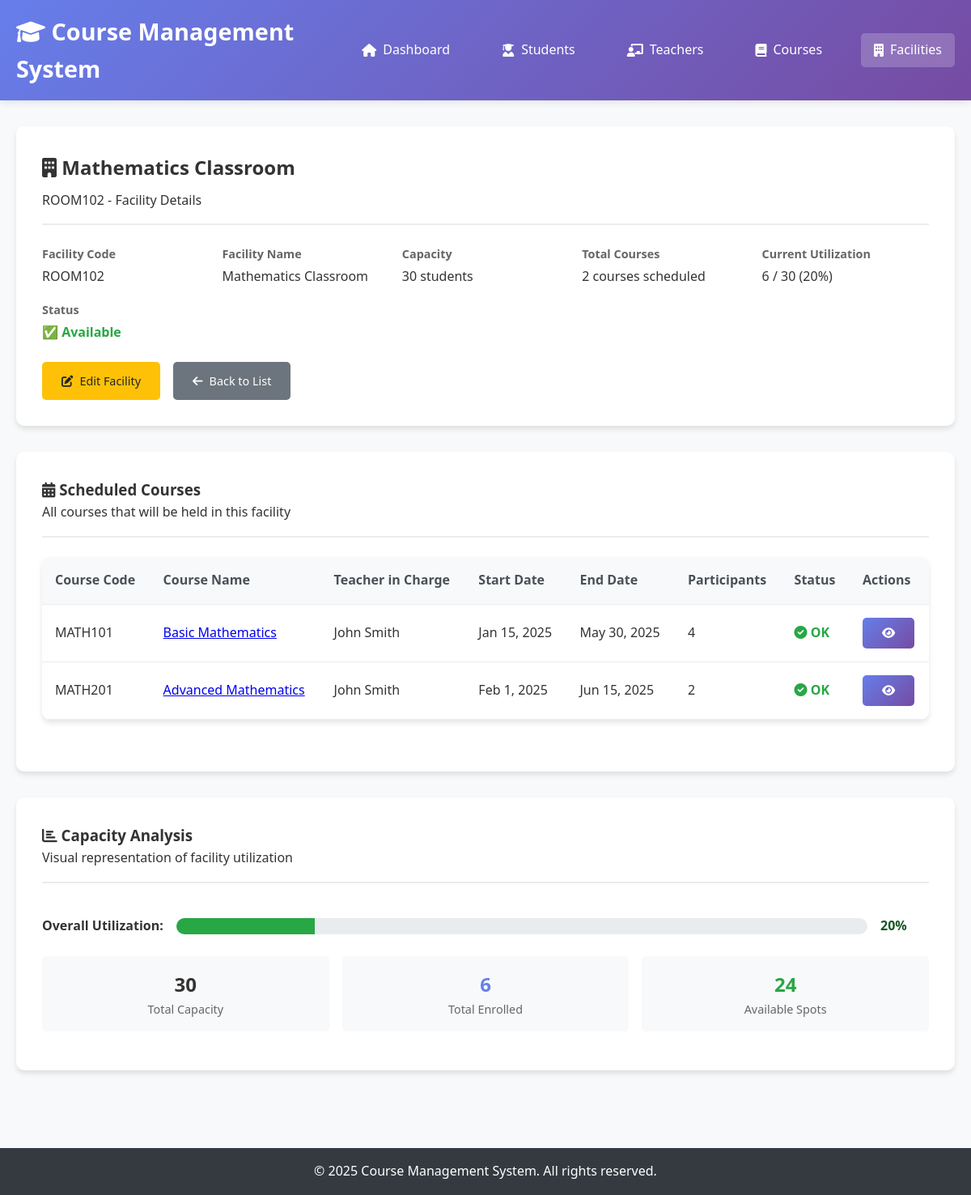
The app's page /facilities/view.php?id=ROOM102 with its own data.
### tables this page shows
CREATE TABLE facilities (
    emblem VARCHAR(20) PRIMARY KEY,
    name VARCHAR(100) NOT NULL,
    capacity INT NOT NULL
);

CREATE TABLE courses (
    emblem VARCHAR(20) PRIMARY KEY,
    name VARCHAR(100) NOT NULL,
    description TEXT,
    start_day DATE NOT NULL,
    rest_of_day DATE NOT NULL,
    teacher_id INT,
    facility_id VARCHAR(20),
    FOREIGN KEY (teacher_id) REFERENCES teachers(identification_number) ON DELETE SET NULL,
    FOREIGN KEY (facility_id) REFERENCES facilities(emblem) ON DELETE SET NULL
);

### config/database.php (called while the page is built, shortened)
<?php
function executeQuery($pdo, $sql, $params = []) {
    try {
        $stmt = $pdo->prepare($sql);
        $stmt->execute($params);
        return $stmt;
    } catch(PDOException $e) {
        throw new Exception("Query failed: " . $e->getMessage());
    }
}
function getRecordById($pdo, $table, $idColumn, $id) {
    $stmt = executeQuery($pdo, "SELECT * FROM $table WHERE $idColumn = ?", [$id]);
    return $stmt->fetch();
}
?>

### facilities/view.php (the view, shortened to what this page needs)
<?php
require_once '../config/database.php';
$facility_id = $_GET['id'] ?? null;
try {
    $facility = getRecordById($pdo, 'facilities', 'emblem', $facility_id);
    $sql = "SELECT c.emblem, c.name, c.start_day, c.rest_of_day,
                   CONCAT(t.first_name, ' ', t.surname) as teacher_name,
                   COUNT(cl.student_id) as participant_count
            FROM courses c
            LEFT JOIN teachers t ON c.teacher_id = t.identification_number
            LEFT JOIN course_logins cl ON c.emblem = cl.course_id
            WHERE c.facility_id = ?
            GROUP BY c.emblem
            ORDER BY c.start_day";
    $stmt = executeQuery($pdo, $sql, [$facility_id]);
    $scheduledCourses = $stmt->fetchAll();
} catch(Exception $e) {
    $error = "Error loading facility details: " . $e->getMessage();
}
?>
<!DOCTYPE html>
<html lang="en">
<head>
    <link rel="stylesheet" href="../css/style.css">
    <link href="https://cdnjs.cloudflare.com/ajax/libs/font-awesome/6.0.0/css/all.min.css" rel="stylesheet">
</head>
<body>
    <header>
        <nav class="navbar">
            <div class="nav-container">
                <h1><i class="fas fa-graduation-cap"></i> Course Management System</h1>
                <ul class="nav-menu">
                    <li><a href="../index.php"><i class="fas fa-home"></i> Dashboard</a></li>
                    <li><a href="../students/index.php"><i class="fas fa-user-graduate"></i> Students</a></li>
                    <li><a href="../teachers/index.php"><i class="fas fa-chalkboard-teacher"></i> Teachers</a></li>
                    <li><a href="../courses/index.php"><i class="fas fa-book"></i> Courses</a></li>
                    <li><a href="index.php" class="active"><i class="fas fa-building"></i> Facilities</a></li>
                </ul>
            </div>
        </nav>
    </header>
    <main class="main-content">
        <div class="container">
            <?php if (isset($facility)): ?>
                <div class="detail-card">
                    <div class="detail-header">
                        <h2><i class="fas fa-building"></i> <?= htmlspecialchars($facility['name']) ?></h2>
                        <p><?= htmlspecialchars($facility['emblem']) ?> - Facility Details</p>
                    </div>
                    <div class="detail-info">
                        <div class="info-item">
                            <span class="info-label">Facility Code</span>
                            <span class="info-value"><?= htmlspecialchars($facility['emblem']) ?></span>
                        </div>
                        <div class="info-item">
                            <span class="info-label">Facility Name</span>
                            <span class="info-value"><?= htmlspecialchars($facility['name']) ?></span>
                        </div>
                        <div class="info-item">
                            <span class="info-label">Capacity</span>
                            <span class="info-value"><?= htmlspecialchars($facility['capacity']) ?> students</span>
                        </div>
                        <div class="info-item">
                            <span class="info-label">Total Courses</span>
                            <span class="info-value"><?= count($scheduledCourses) ?> courses scheduled</span>
                        </div>
                        <div class="info-item">
                            <span class="info-label">Current Utilization</span>
                            <span class="info-value">
                                <?php
                                $totalParticipants = array_sum(array_column($scheduledCourses, 'participant_count'));
                                $utilization = $facility['capacity'] > 0 ?
                                    round(($totalParticipants / $facility['capacity']) * 100, 1) : 0;
                                ?>
                                <?= $totalParticipants ?> / <?= $facility['capacity'] ?>
                                (<?= $utilization ?>%)
                            </span>
                        </div>
                        <div class="info-item">
                            <span class="info-label">Status</span>
                            <span class="info-value">
                                <?php if ($totalParticipants > $facility['capacity']): ?>
                                    <span style="color: #dc3545; font-weight: 600;">⚠️ Over Capacity</span>
                                <?php elseif ($utilization > 80): ?>
                                    <span style="color: #ffc107; font-weight: 600;">⚡ High Usage</span>
                                <?php else: ?>
                                    <span style="color: #28a745; font-weight: 600;">✅ Available</span>
                                <?php endif; ?>
                            </span>
                        </div>
                    </div>
                    <div class="action-buttons">
                        <a href="edit.php?id=<?= urlencode($facility['emblem']) ?>" class="btn btn-warning">
                            <i class="fas fa-edit"></i> Edit Facility
                        </a>
                        <a href="index.php" class="btn btn-secondary">
                            <i class="fas fa-arrow-left"></i> Back to List
                        </a>
                    </div>
                </div>
                <div class="detail-card">
                    <div class="detail-header">
                        <h3><i class="fas fa-calendar-alt"></i> Scheduled Courses</h3>
                        <p>All courses that will be held in this facility</p>
                    </div>
                    <?php if (count($scheduledCourses) > 0): ?>
                        <div class="table">
                            <table>
                                <thead>
                                    <tr>
                                        <th>Course Code</th>
                                        <th>Course Name</th>
                                        <th>Teacher in Charge</th>
                                        <th>Start Date</th>
                                        <th>End Date</th>
                                        <th>Participants</th>
                                        <th>Status</th>
                                        <th>Actions</th>
                                    </tr>
                                </thead>
                                <tbody>
                                    <?php foreach ($scheduledCourses as $course): ?>
                                        <tr>
                                            <td><?= htmlspecialchars($course['emblem']) ?></td>
                                            <td>
                                                <a href="../courses/view.php?id=<?= urlencode($course['emblem']) ?>">
                                                    <?= htmlspecialchars($course['name']) ?>
                                                </a>
                                            </td>
                                            <td><?= htmlspecialchars($course['teacher_name'] ?: 'No teacher assigned') ?></td>
                                            <td><?= date('M j, Y', strtotime($course['start_day'])) ?></td>
                                            <td><?= date('M j, Y', strtotime($course['rest_of_day'])) ?></td>
                                            <td><?= htmlspecialchars($course['participant_count']) ?></td>
                                            <td>
                                                <?php if ($course['participant_count'] > $facility['capacity']): ?>
                                                    <span style="color: #dc3545; font-weight: 600;">
                                                        <i class="fas fa-exclamation-triangle warning-icon"></i> Over Capacity
                                                    </span>
                                                <?php elseif ($course['participant_count'] > ($facility['capacity'] * 0.8)): ?>
                                                    <span style="color: #ffc107; font-weight: 600;">
                                                        <i class="fas fa-exclamation-circle"></i> Nearly Full
                                                    </span>
                                                <?php else: ?>
                                                    <span style="color: #28a745; font-weight: 600;">
                                                        <i class="fas fa-check-circle"></i> OK
                                                    </span>
                                                <?php endif; ?>
                                            </td>
                                            <td>
                                                <a href="../courses/view.php?id=<?= urlencode($course['emblem']) ?>"
                                                   class="btn btn-primary" title="View Course">
                                                    <i class="fas fa-eye"></i>
                                                </a>
                                            </td>
                                        </tr>
                                    <?php endforeach; ?>
                                </tbody>
                            </table>
                        </div>
                    <?php endif; ?>
                </div>
                <?php if (count($scheduledCourses) > 0): ?>
                <div class="detail-card">
                    <div class="detail-header">
                        <h3><i class="fas fa-chart-bar"></i> Capacity Analysis</h3>
                        <p>Visual representation of facility utilization</p>
                    </div>
                    <div style="padding: 1rem 0;">
                        <div style="display: flex; align-items: center; gap: 1rem; margin-bottom: 1rem;">
                            <span style="font-weight: 600;">Overall Utilization:</span>
                            <div style="flex: 1; background: #e9ecef; height: 20px; border-radius: 10px; overflow: hidden;">
                                <div style="width: <?= min($utilization, 100) ?>%; height: 100%;
                                           background: <?= $utilization > 100 ? '#dc3545' :
                                                         ($utilization > 80 ? '#ffc107' : '#28a745') ?>;
                                           transition: width 0.3s ease;"></div>
                            </div>
                            <span style="font-weight: 600; min-width: 60px;
                                        color: <?= $utilization > 100 ? '#dc3545' :
                                                  ($utilization > 80 ? '#856404' : '#155724') ?>;">
                                <?= $utilization ?>%
                            </span>
                        </div>
                        <div style="display: grid; grid-template-columns: repeat(auto-fit, minmax(150px, 1fr)); gap: 1rem; margin-top: 1.5rem;">
                            <div style="text-align: center; padding: 1rem; background: #f8f9fa; border-radius: 5px;">
                                <div style="font-size: 1.5rem; font-weight: bold; color: #333;"><?= $facility['capacity'] ?></div>
                                <div style="color: #666; font-size: 0.9rem;">Total Capacity</div>
                            </div>
                            <div style="text-align: center; padding: 1rem; background: #f8f9fa; border-radius: 5px;">
                                <div style="font-size: 1.5rem; font-weight: bold; color: #667eea;"><?= $totalParticipants ?></div>
                                <div style="color: #666; font-size: 0.9rem;">Total Enrolled</div>
                            </div>
                            <div style="text-align: center; padding: 1rem; background: #f8f9fa; border-radius: 5px;">
                                <div style="font-size: 1.5rem; font-weight: bold; color: <?= $facility['capacity'] - $totalParticipants >= 0 ? '#28a745' : '#dc3545' ?>;">
                                    <?= $facility['capacity'] - $totalParticipants ?>
                                </div>
                                <div style="color: #666; font-size: 0.9rem;">Available Spots</div>
                            </div>
                        </div>
                    </div>
                </div>
                <?php endif; ?>
            <?php endif; ?>
        </div>
    </main>
    <footer>
        <div class="container">
            <p>&copy; 2025 Course Management System. All rights reserved.</p>
        </div>
    </footer>
</body>
</html>

### css/style.css (style rules this page uses)
* { margin: 0; padding: 0; box-sizing: border-box; }
body { font-family: 'Segoe UI', Tahoma, Geneva, Verdana, sans-serif; line-height: 1.6; color: #333; background-color: #f8f9fa; }
.container { max-width: 1200px; margin: 0 auto; padding: 0 20px; }
header { background: linear-gradient(135deg, #667eea 0%, #764ba2 100%); color: white; box-shadow: 0 2px 10px rgba(0,0,0,0.1); }
.navbar { padding: 1rem 0; }
.nav-container { display: flex; justify-content: space-between; align-items: center; max-width: 1200px; margin: 0 auto; padding: 0 20px; }
.navbar h1 { font-size: 1.8rem; font-weight: 600; }
.nav-menu { display: flex; list-style: none; gap: 2rem; }
.nav-menu a { color: white; text-decoration: none; padding: 0.5rem 1rem; border-radius: 5px; transition: background-color 0.3s; display: flex; align-items: center; gap: 0.5rem; }
.nav-menu a:hover, .nav-menu a.active { background-color: rgba(255,255,255,0.2); }
.main-content { min-height: calc(100vh - 120px); padding: 2rem 0; }
.action-buttons { display: flex; gap: 1rem; flex-wrap: wrap; }
.btn { display: inline-flex; align-items: center; gap: 0.5rem; padding: 0.75rem 1.5rem; border: none; border-radius: 5px; text-decoration: none; font-weight: 500; cursor: pointer; transition: all 0.3s; font-size: 0.9rem; }
.btn-primary { background: linear-gradient(135deg, #667eea 0%, #764ba2 100%); color: white; }
.btn-secondary { background: #6c757d; color: white; }
.btn-warning { background: #ffc107; color: #212529; }
.table { width: 100%; background: white; border-radius: 10px; overflow: hidden; box-shadow: 0 4px 6px rgba(0,0,0,0.1); margin-bottom: 2rem; }
.table table { width: 100%; border-collapse: collapse; }
.table th, .table td { padding: 1rem; text-align: left; border-bottom: 1px solid #e9ecef; }
.table th { background: #f8f9fa; font-weight: 600; color: #495057; }
.detail-card { background: white; padding: 2rem; border-radius: 10px; box-shadow: 0 4px 6px rgba(0,0,0,0.1); margin-bottom: 2rem; }
.detail-header { border-bottom: 2px solid #e9ecef; padding-bottom: 1rem; margin-bottom: 1.5rem; }
.detail-header h2 { color: #333; margin-bottom: 0.5rem; }
.detail-info { display: grid; grid-template-columns: repeat(auto-fit, minmax(200px, 1fr)); gap: 1rem; margin-bottom: 1.5rem; }
.info-item { display: flex; flex-direction: column; }
.info-label { font-weight: 600; color: #666; font-size: 0.9rem; margin-bottom: 0.25rem; }
.info-value { color: #333; font-size: 1rem; }
footer { background: #343a40; color: white; text-align: center; padding: 1rem 0; margin-top: 2rem; }

### records on screen
facilities: name "Mathematics Classroom", emblem "ROOM102", capacity "30", capacity "20", $facility['capacity']-$totalParticipants "24"
courses: emblem "MATH101", name "Basic Mathematics", teacher_name "John Smith", start_day "Jan 15, 2025", rest_of_day "May 30, 2025", participant_count "4"
courses: emblem "MATH201", name "Advanced Mathematics", teacher_name "John Smith", start_day "Feb 1, 2025", rest_of_day "Jun 15, 2025", participant_count "2"

### other values on screen
count($scheduledCourses) "2"
$totalParticipants "6"
